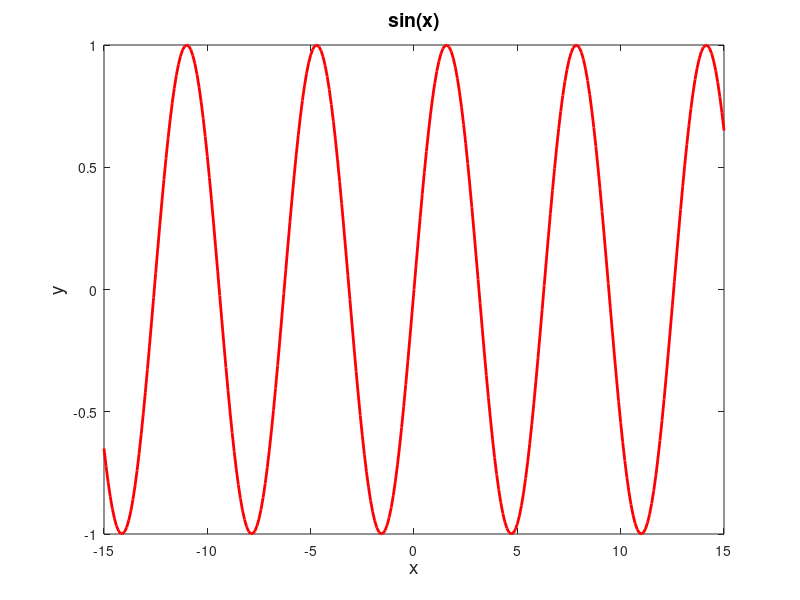
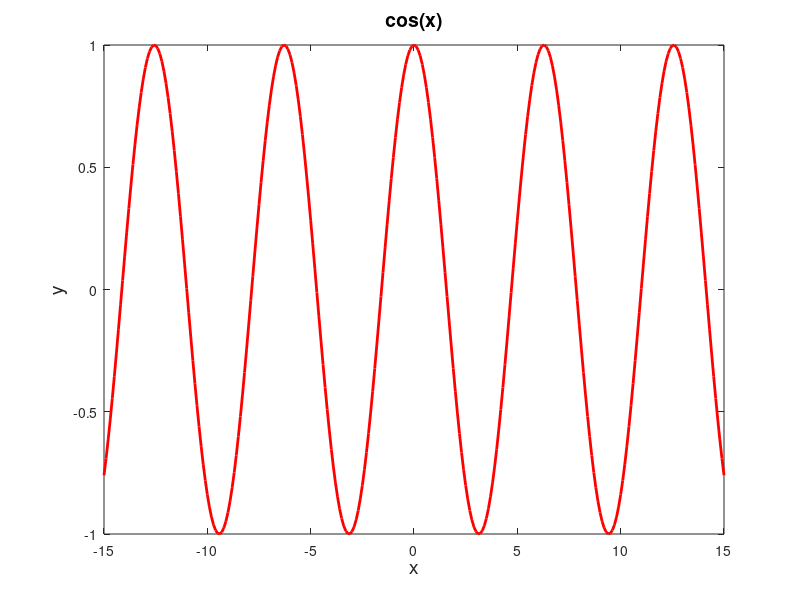
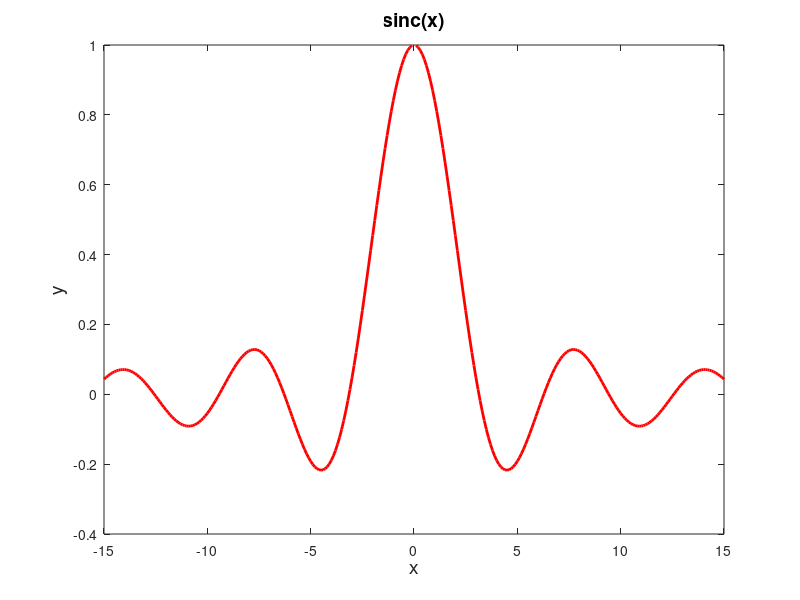
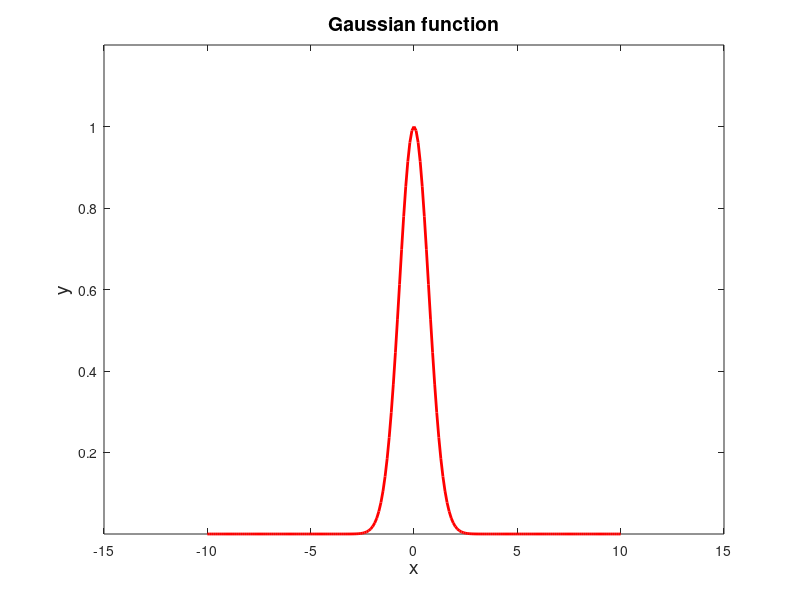

Reproduce these figures in MATLAB, in order.
clear all;

x1=-15:0.1:15;
y1=sin(x1);

figure(1)
plot(x1, y1, 'r', 'LineWidth',2)
xlabel('x', 'FontSize', 14);
ylabel('y', 'FontSize', 14);
xlim([-15 15]);
title('sin(x)', 'FontSize', 14)


x2=-15:0.1:15;
y2=cos(x2);

figure(2)
plot(x2, y2, 'r', 'LineWidth',2)
xlabel('x', 'FontSize', 14);
ylabel('y', 'FontSize', 14);
xlim([-15 15]);
title('cos(x)', 'FontSize', 14)

x3=-15:0.1:15;
y3=sin(x3)./x3;

figure(3)
plot(x3, y3, 'r', 'LineWidth',2)
xlabel('x', 'FontSize', 14);
ylabel('y', 'FontSize', 14);
xlim([-15 15]);
title('sinc(x)', 'FontSize', 14)


x4=-10:0.1:10;
y4=exp(-x4.^2);

figure(4)
plot(x4, y4, 'r', 'LineWidth',2)
xlabel('x', 'FontSize', 14);
ylabel('y', 'FontSize', 14);
xlim([-15 15]);
ylim([-inf 1.2]);
title('Gaussian function', 'FontSize', 14)



a=0; b=1.0;
x5=-10:0.1:10;
y5=(1/pi)*b./((x5-a).^2+b^2);

figure(5)
plot(x5, y5, 'r', 'LineWidth',2)
xlabel('x', 'FontSize', 14);
ylabel('f(x)', 'FontSize', 14);
xlim([-15 15]);
ylim([0 0.4]);
title('Lorentzian function', 'FontSize', 14)



x6=0.01:0.1:15;
y6=log(-x6);

figure(6)
plot(x6, y6, 'r-.', 'LineWidth',2)
grid on;
xlabel('x', 'FontSize', 14);
ylabel('f(x)', 'FontSize', 14);
xlim([-15 15]);
ylim([-inf inf])
title('log(x)', 'FontSize', 14)



x7=-10:0.1:10;
y7=zeros(1, length(x7));
for i1=1:length(x7)
    if(x7(i1)<0)
        y7(i1)=-1;
    else
        y7(i1)=1;
    end
end
    
figure(7)
plot(x7, y7, 'r-.', 'LineWidth',2)
grid on;
xlabel('x', 'FontSize', 14);
ylabel('y', 'FontSize', 14);
xlim([-15 15]);
ylim([-1.2 1.2])
title('signum(x)', 'FontSize', 14)


x8=0:0.1:4;
y8=exp(-x8);
    
figure(8)
plot(x8, y8, 'r', 'LineWidth',2)
grid on;
xlabel('x', 'FontSize', 14);
ylabel('y', 'FontSize', 14);
xlim([-15 15]);
ylim([-inf 1.2])
title('exp(-x)', 'FontSize', 14)

x9=-10:0.1:10;
y9=exp(-abs(x9));
    
figure(9)
plot(x9, y9, 'r', 'LineWidth',2)
grid on;
xlabel('x', 'FontSize', 14);
ylabel('y', 'FontSize', 14);
xlim([-15 15]);
ylim([-inf 1.2])
title('exp(-|x|)', 'FontSize', 14)

